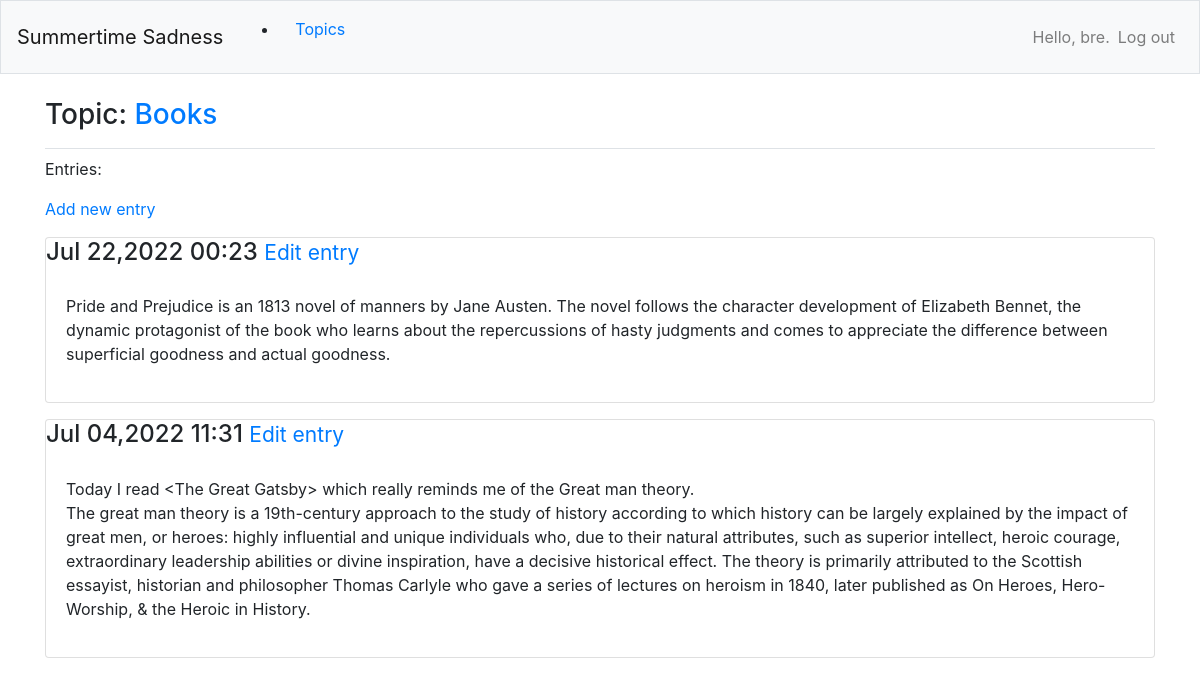
/topic/2/ (signed in), run on the app's committed database.
### app_a/models.py (models this page shows, shortened)
class Topic (models.Model):
    text= models.CharField(max_length=200)
    date_added =models.DateTimeField(auto_now_add=True)
    owner=models.ForeignKey(User, on_delete=models.CASCADE)
    def __str__(self):
        return self.text

class Entry(models.Model):
    topic=models.ForeignKey(Topic, on_delete=models.CASCADE)
    text=models.TextField()
    date_added=models.DateTimeField(auto_now_add=True)
    class Meta():
        verbose_name_plural='entries'

### app_a/views.py (the view)
# urls.py: path('topic/<int:topic_id>/', views.topic, name='topic'),
@login_required
def topic(request, topic_id):
    topic = Topic.objects.get(id=topic_id)
    if topic.owner!=request.user:
        raise Http404
    entries = topic.entry_set.order_by('-date_added')
    context = {'topic': topic, 'entries': entries}
    return render(request, 'app_a/topic.html', context)

### app_a/templates/app_a/topic.html (shortened to what this page needs)
{% extends 'app_a/base.html' %}
{% block page_header %}
<h3>Topic: <a href="{% url 'app_a:topic' topic.id %}">{{topic}} </a></h3>
{% endblock page_header %}
{% block content %}
<p>Entries:</p>
<p><a href="{% url 'app_a:new_entry' topic.id %}"> Add new entry</a></p>
    {% for entry in entries %}
        <div class="card mb-3">
            <h4 class="card_header ">
                {{entry.date_added|date:'M d,Y H:i' }}
            <small><a href="{% url 'app_a:edit_entry' entry.id %}">Edit entry </a></small>
            </h4>
            <div class="card-body">
                {{ entry.text| linebreaks }}
            </div>
        </div>
    {% empty %}
        <p>There are no entries for this topic yet.</p>
    {% endfor %}
{% endblock content %}

### app_a/templates/app_a/base.html (shortened to what this page needs)
{% load bootstrap4 %}
<!DOCTYPE html>
<html lang="en">
<head>
    {% bootstrap_css %}
</head>
<body>
    <nav class="navbar navbar-expand-md navbar-light bg-light mb-4 border">
        <a class="navbar-brand" href="{% url 'app_a:index' %} ">Summertime Sadness</a>
        <div class="collapse navbar-collapse" id="navbarCollapse">
            <ul class="navbar-nar mr-auto">
                <li class="nav-item">
                    <a href="{% url 'app_a:topics' %}" class="nav-link">Topics</a>
                </li>
            </ul>
            <ul class="navbar-nav ml-auto">
                {% if user.is_authenticated %}
                    <li class="nav-item">
                        <span class="navbar-text">Hello, {{user.username}}.</span>
                    </li>
                    <li class="nav-item">
                        <a href="{% url 'users:logout' %}" class="nav-link">Log out</a>
                    </li>
                {% endif %}
            </ul>
        </div>
    </nav>
    <main role="main" class="container">
        <div class="pb-2 mb-2 border-bottom">
            {% block page_header %} {% endblock page_header %}
        </div>
        <div>
            {% block content %} {% endblock content %}
        </div>
    </main>
</body>
</html>

### data on the page
Topic: text "Books"
Entry: date_added "Jul 22,2022 00:23", text "Pride and Prejudice is an 1813 novel of manners by Jane Austen. The novel follows the character development of Elizabeth Bennet, the dynamic protagonist of the book who learns about the repercussions of hasty judgments and comes to appreciate the difference between superficial goodness and actual goodness."
Entry: date_added "Jul 04,2022 11:31", text "Today I read <The Great Gatsby> which really reminds me of the Great man theory. The great man theory is a 19th-century approach to the study of history according to which history can be largely explained by the impact of great men, or heroes: highly influential and unique individuals who, due to their natural attributes, such as superior intellect, heroic courage, extraordinary leadership abilities or divine inspiration, have a decisive historical effect. The theory is primarily attributed to the Scottish essayist, historian and philosopher Thomas Carlyle who gave a series of lectures on heroism in 1840, later published as On Heroes, Hero-Worship, & the Heroic in History."

### other printed values
{{ user.username }} "bre"
